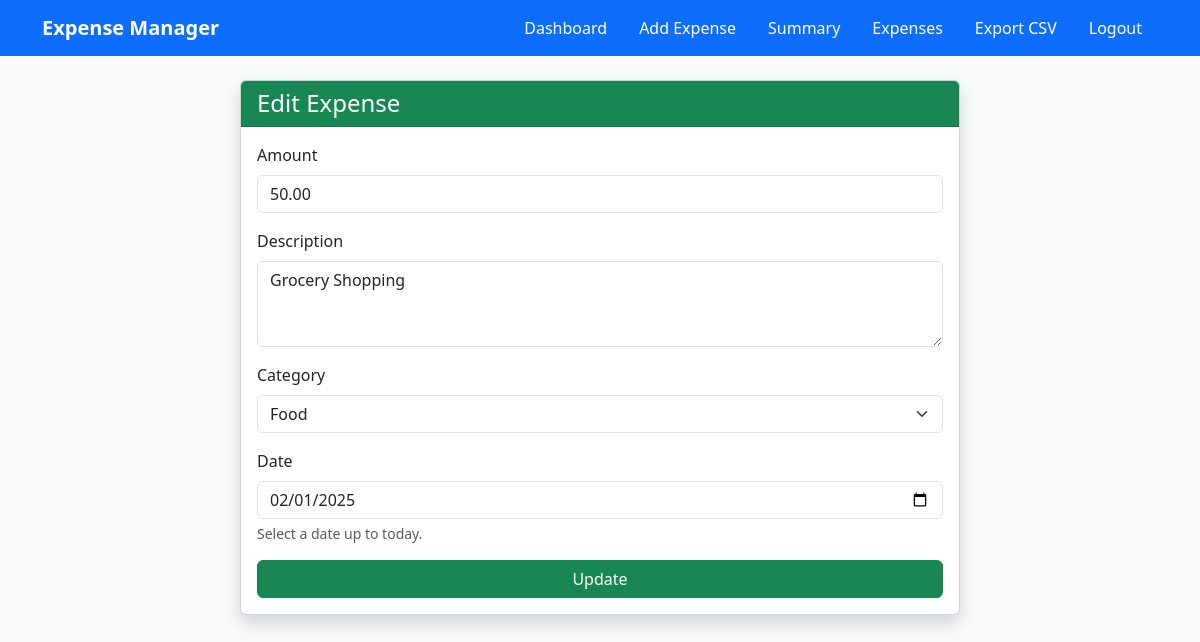
The page /expense/6/edit/ (signed in) on the database its author committed.
### expenses/models.py (models this page shows, shortened)
class Expense(models.Model):
    CATEGORY_CHOICES = [
        ('Food', 'Food'),
        ('Travel', 'Travel'),
        ('Shopping', 'Shopping'),
        ('Bills', 'Bills'),
        ('Miscellaneous', 'Miscellaneous'),
    ]
    user = models.ForeignKey(User, on_delete=models.CASCADE)
    amount = models.DecimalField(max_digits=10, decimal_places=2)
    description = models.TextField()
    category = models.CharField(max_length=20, choices=CATEGORY_CHOICES)
    date = models.DateField()

### expenses/views.py (the view, shortened to what this page needs)
# urls.py: path('expense/<int:pk>/edit/', ExpenseUpdateView.as_view(), name='expense-edit'),
class ExpenseUpdateView(LoginRequiredMixin, UpdateView):
    model = Expense
    form_class = ExpenseForm
    template_name = 'expenses/expense_form.html'
    success_url = reverse_lazy('expense-list')
    def get_queryset(self):
        return Expense.objects.filter(user=self.request.user)
    def get_context_data(self, **kwargs):
        context = super().get_context_data(**kwargs)
        context['current_page'] = 'expense-edit'
        return context

### expenses/forms.py (shortened to what this page needs)
class ExpenseForm(forms.ModelForm):
    date = forms.DateField(
        widget=forms.DateInput(attrs={'type': 'date', 'class': 'form-control'}),
        help_text="Select a date up to today."
    )
    class Meta:
        model = Expense
        fields = ['amount', 'description', 'category', 'date']
        widgets = {
            'amount': forms.NumberInput(attrs={'class': 'form-control'}),
            'description': forms.Textarea(attrs={'class': 'form-control', 'rows': 3}),
            'category': forms.Select(attrs={'class': 'form-select'}),
        }

### expenses/templates/expenses/expense_form.html (shortened to what this page needs)
{% extends 'base.html' %}
{% block content %}
<div class="container">
    <div class="row justify-content-center">
        <div class="col-md-8">
            <div class="card shadow">
                <div class="card-header bg-success text-white">
                    <h4 class="mb-0">{% if object %}Edit Expense{% else %}Add Expense{% endif %}</h4>
                </div>
                <div class="card-body">
                    <form method="post" novalidate>
                        {% for field in form %}
                            <div class="mb-3">
                                <label for="{{ field.id_for_label }}" class="form-label">{{ field.label }}</label>
                                {{ field }}
                                {% if field.help_text %}
                                    <div class="form-text">{{ field.help_text }}</div>
                                {% endif %}
                            </div>
                        {% endfor %}
                        <div class="d-grid gap-2">
                            <button type="submit" class="btn btn-success">{% if object %}Update{% else %}Add{% endif %}</button>
                        </div>
                    </form>
                </div>
            </div>
        </div>
    </div>
</div>
{% endblock %}

### expenses/static/css/custom.css (style rules this page uses)
body { background-color: #f8f9fa; }
.card { margin-bottom: 1rem; }
.btn { transition: background-color 0.3s ease; }

### rows shown on the page
Expense: form "50.00" "Grocery Shopping" "Food" "02/01/2025"

### other values the page prints
{{ field.label }} "Amount" "Description" "Category" "Date"
{{ field.help_text }} "Select a date up to today."
